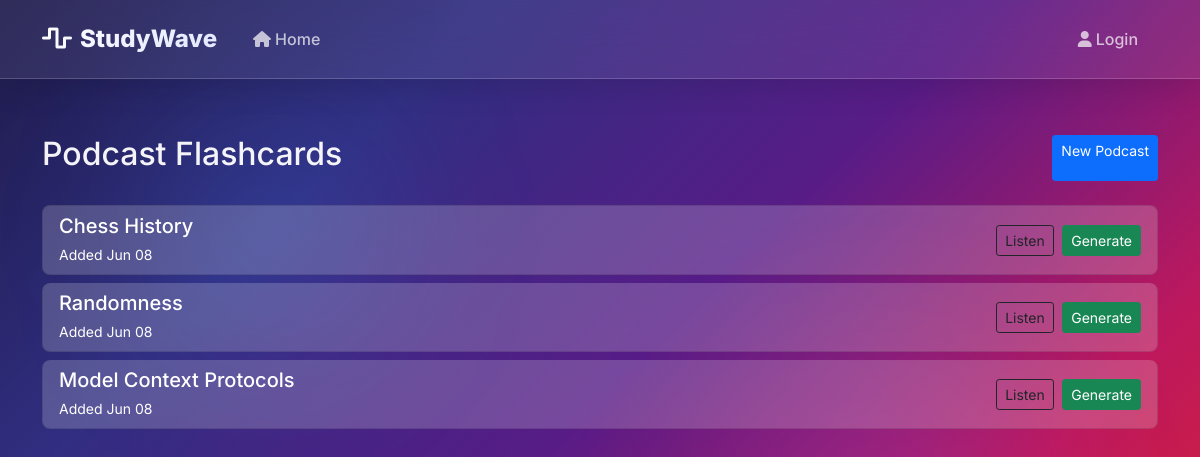
The page /flashcards/ on the database as committed earlier.
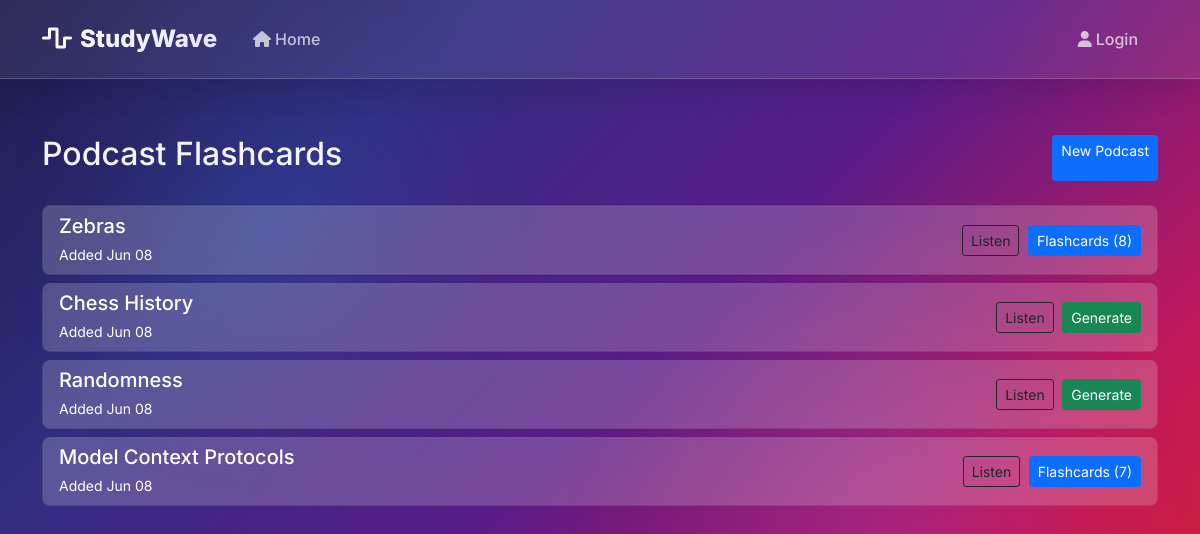
The same page on the database as committed later.
### podcast/models.py (models this page shows)
class Podcast(models.Model):
    title = models.CharField(max_length=200)
    script = models.TextField()
    created_at = models.DateTimeField(auto_now_add=True)

### flashcards/models.py (models this page shows, shortened)
class FlashcardSet(models.Model):
    title = models.CharField(max_length=200)
    description = models.TextField(blank=True)
    created_by = models.ForeignKey(User, on_delete=models.CASCADE)
    created_at = models.DateTimeField(auto_now_add=True)
    updated_at = models.DateTimeField(auto_now=True)
    podcast = models.ForeignKey(Podcast, null=True, blank=True, on_delete=models.SET_NULL)
    class Meta:
        ordering = ['-created_at']

### flashcards/views.py (the view)
# urls.py: path('', views.home, name='home'),
def home(request):
    podcasts = Podcast.objects.all().order_by('-created_at')
    for podcast in podcasts:
        try:
            podcast.flashcard_set = FlashcardSet.objects.filter(podcast=podcast).first()
        except:
            podcast.flashcard_set = None
    flashcard_sets = FlashcardSet.objects.all().order_by('-created_at')
    context = {
        'podcasts': podcasts,
        'flashcard_sets': flashcard_sets,
    }
    return render(request, 'flashcards/home.html', context)

### flashcards/templates/flashcards/home.html (shortened to what this page needs)
{% extends 'flashcards/base.html' %}
{% block content %}
<div class="container mt-4">
    <div class="d-flex justify-content-between mb-4">
        <h2>Podcast Flashcards</h2>
        <a href="/create-podcast/" class="btn btn-primary btn-sm">New Podcast</a>
    </div>
    <div class="list-group">
        {% for podcast in podcasts %}
        <div class="list-group-item mb-2" style="background-color: rgba(248, 249, 250, 0.2); border-radius: 0.5rem; color:white">
            <div class="d-flex justify-content-between align-items-center">
                <div>
                    <h5 class="mb-1" style="color:white">{{ podcast.title }}</h5>
                    <small class="text-muted" style="color:white !important">Added {{ podcast.created_at|date:"M d" }}</small>
                </div>
                <div>
                    <a href="{% url 'flashcards:podcast_redirect' podcast.id %}"
                       class="btn btn-outline-dark btn-sm me-1">
                        Listen
                    </a>
                    {% if podcast.flashcard_set %}
                    <a href="{% url 'flashcards:set_detail' podcast.flashcard_set.id %}"
                       class="btn btn-primary btn-sm">
                        Flashcards ({{ podcast.flashcard_set.flashcards.count }})
                    </a>
                    {% else %}
                    <button class="btn btn-success btn-sm generate-btn"
                            data-podcast-id="{{ podcast.id }}"
                            data-podcast-title="{{ podcast.title }}">
                        Generate
                    </button>
                    {% endif %}
                </div>
            </div>
        </div>
        {% endfor %}
    </div>
</div>
{% endblock %}

Rows that differ between the two databases and show on the page:
added Podcast: title "Zebras", created_at "Jun 08", flashcard_set.flashcards.count "8"
shown differently, row unchanged: Podcast "Model Context Protocols": flashcard_set.flashcards.count (not shown) → "7"; text "Generate" → "Flashcards ( )"
